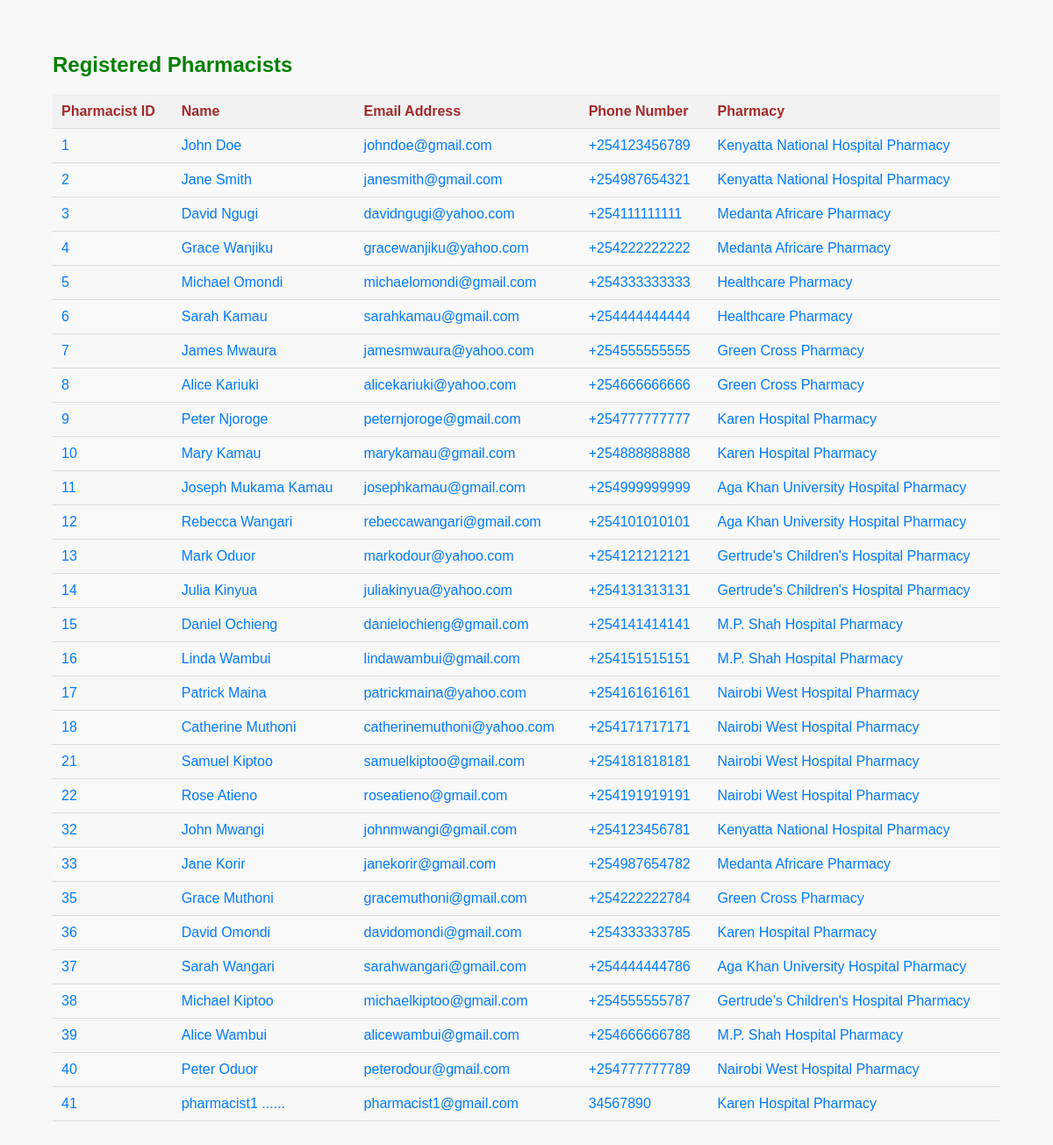
/administrator/registeredPharmacists.php (signed in), run on the app's committed database.
### tables this page shows
CREATE TABLE `pharmacist` (
  `pharmacistId` int(11) NOT NULL,
  `firstName` varchar(128) NOT NULL,
  `lastName` varchar(128) NOT NULL,
  `gender` varchar(32) NOT NULL,
  `emailAddress` varchar(255) NOT NULL,
  `phoneNumber` varchar(20) NOT NULL,
  `passwordHash` varchar(255) NOT NULL,
  `pharmacyId` int(11) DEFAULT NULL
);

CREATE TABLE `pharmacy` (
  `pharmacyId` int(11) NOT NULL,
  `name` varchar(255) NOT NULL,
  `location` varchar(255) NOT NULL,
  `emailAddress` varchar(255) NOT NULL,
  `phoneNumber` varchar(20) NOT NULL
);

### configuration.php (called while the page is built)
<?php
$config = [
	'db_host' => 'localhost',
	'db_username' => 'root',
	'db_password' => '',
	'db_name' => 'drug_dispenser'
];
?>

### database.php (called while the page is built, shortened)
<?php
class Database {
	private $host;
	private $username;
	private $password;
	private $database;
	private $connection;
	public function __construct() {
		require_once 'configuration.php';
		$this->host = $config['db_host'];
		$this->username = $config['db_username'];
		$this->password = $config['db_password'];
		$this->database = $config['db_name'];
	}
	private function connect() {
		$this->connection = new mysqli($this->host, $this->username, $this->password, $this->database);
	}
	public function queryData($query, $values) {
		if (count($values) > 0) {
			$statement = $this->connection->prepare($query);
			$statement->bind_param(str_repeat('s', count($values)), ...$values);
			$statement->execute();
			$result = $statement->get_result();
			$rows = $result->fetch_all(MYSQLI_ASSOC);
			$statement->close();
		} else {
			$result = $this->connection->query($query);
			$rows = $result->fetch_all(MYSQLI_ASSOC);
		}
		return $rows;
	}
}
?>

### administrator/registeredPharmacists.php (the view, shortened to what this page needs)
<!DOCTYPE html>
<html>
<head>
    <link rel="stylesheet" type="text/css" href="styles.css">
</head>
<body>
    <div class="container">
        <h2>Registered Pharmacists</h2>
        <table>
            <thead>
		<tr>
                    <th>Pharmacist ID</th>
                    <th>Name</th>
                    <th>Email Address</th>
                    <th>Phone Number</th>
                    <th>Pharmacy</th>
                </tr>
            </thead>
            <tbody>
                <?php
                require_once '../database.php';
                $db = new Database();
		$query = "SELECT p.*, ph.name AS pharmacy_name, ph.pharmacyId FROM pharmacist p " .
			"INNER JOIN pharmacy ph ON p.pharmacyId = ph.pharmacyId";
                $pharmacists = $db->queryData($query, []);
                foreach ($pharmacists as $pharmacist) {
                    $pharmacistId = $pharmacist['pharmacistId'];
                    $pharmacyId = $pharmacist['pharmacyId'];
                    $firstName = $pharmacist['firstName'];
                    $lastName = $pharmacist['lastName'];
                    $emailAddress = $pharmacist['emailAddress'];
                    $phoneNumber = $pharmacist['phoneNumber'];
                    $pharmacyName = $pharmacist['pharmacy_name'];
                ?>
                <tr>
		    <td>
		    <a href="../profiles/pharmacistProfile.php?pharmacistId=<?php echo $pharmacistId; ?>">
		    <?php echo $pharmacistId; ?>
		    </a>
		    </td>
		    <td>
		    <a href="../profiles/pharmacistProfile.php?pharmacistId=<?php echo $pharmacistId; ?>">
		    <?php echo $firstName . ' ' . $lastName; ?>
		    </a>
		    </td>
		    <td>
		    <a href="mailto:<?php echo $emailAddress; ?>"><?php echo $emailAddress; ?>
		    </a>
		    </td>
		    <td>
		    <a href="tel:<?php echo $phoneNumber; ?>">
		    <?php echo $phoneNumber; ?>
		    </a>
		    </td>
		    <td>
		    <a href="../profiles/pharmacyProfile.php?pharmacyId=<?php echo $pharmacyId; ?>">
		    <?php echo $pharmacyName; ?>
		    </td>
                </tr>
                <?php
                }
                ?>
            </tbody>
        </table>
    </div>
</body>
</html>

### administrator/styles.css (style rules this page uses)
body { font-family: Arial, sans-serif; margin: 0; background-color: #f8f8f8; padding: 0; }
.container { max-width: 90%; width: 90%; margin: 20px auto; padding: 20px; background-color: #f8f8f8; border-radius: 5px; }
h2 { color: green; }
table { width: 100%; border-collapse: collapse; }
th, td { padding: 10px; text-align: left; border-bottom: 1px solid #ddd; }
th { color: brown; }
th { background-color: #f2f2f2; }
tr:nth-child(even) { background-color: #f9f9f9; }
td a { text-decoration: none; color: #007bff; transition: color 0.3s; }

### data on the page
pharmacist: pharmacistId "1", firstName "John", lastName "Doe", emailAddress "johndoe@gmail.com", phoneNumber "+254123456789", pharmacyId.name "Kenyatta National Hospital Pharmacy"
pharmacist: pharmacistId "2", firstName "Jane", lastName "Smith", emailAddress "janesmith@gmail.com", phoneNumber "+254987654321", pharmacyId.name "Kenyatta National Hospital Pharmacy"
pharmacist: pharmacistId "3", firstName "David", lastName "Ngugi", emailAddress "davidngugi@yahoo.com", phoneNumber "+254111111111", pharmacyId.name "Medanta Africare Pharmacy"
pharmacist: pharmacistId "4", firstName "Grace", lastName "Wanjiku", emailAddress "gracewanjiku@yahoo.com", phoneNumber "+254222222222", pharmacyId.name "Medanta Africare Pharmacy"
pharmacist: pharmacistId "5", firstName "Michael", lastName "Omondi", emailAddress "michaelomondi@gmail.com", phoneNumber "+254333333333", pharmacyId.name "Healthcare Pharmacy"
pharmacist: pharmacistId "6", firstName "Sarah", lastName "Kamau", emailAddress "sarahkamau@gmail.com", phoneNumber "+254444444444", pharmacyId.name "Healthcare Pharmacy"
pharmacist: pharmacistId "7", firstName "James", lastName "Mwaura", emailAddress "jamesmwaura@yahoo.com", phoneNumber "+254555555555", pharmacyId.name "Green Cross Pharmacy"
pharmacist: pharmacistId "8", firstName "Alice", lastName "Kariuki", emailAddress "alicekariuki@yahoo.com", phoneNumber "+254666666666", pharmacyId.name "Green Cross Pharmacy"
pharmacist: pharmacistId "9", firstName "Peter", lastName "Njoroge", emailAddress "peternjoroge@gmail.com", phoneNumber "+254777777777", pharmacyId.name "Karen Hospital Pharmacy"
pharmacist: pharmacistId "10", firstName "Mary", lastName "Kamau", emailAddress "marykamau@gmail.com", phoneNumber "+254888888888", pharmacyId.name "Karen Hospital Pharmacy"
pharmacist: pharmacistId "11", firstName "Joseph Mukama", lastName "Kamau", emailAddress "josephkamau@gmail.com", phoneNumber "+254999999999", pharmacyId.name "Aga Khan University Hospital Pharmacy"
pharmacist: pharmacistId "12", firstName "Rebecca", lastName "Wangari", emailAddress "rebeccawangari@gmail.com", phoneNumber "+254101010101", pharmacyId.name "Aga Khan University Hospital Pharmacy"
pharmacist: pharmacistId "13", firstName "Mark", lastName "Oduor", emailAddress "markodour@yahoo.com", phoneNumber "+254121212121", pharmacyId.name "Gertrude's Children's Hospital Pharmacy"
pharmacist: pharmacistId "14", firstName "Julia", lastName "Kinyua", emailAddress "juliakinyua@yahoo.com", phoneNumber "+254131313131", pharmacyId.name "Gertrude's Children's Hospital Pharmacy"
pharmacist: pharmacistId "15", firstName "Daniel", lastName "Ochieng", emailAddress "danielochieng@gmail.com", phoneNumber "+254141414141", pharmacyId.name "M.P. Shah Hospital Pharmacy"
pharmacist: pharmacistId "16", firstName "Linda", lastName "Wambui", emailAddress "lindawambui@gmail.com", phoneNumber "+254151515151", pharmacyId.name "M.P. Shah Hospital Pharmacy"
pharmacist: pharmacistId "17", firstName "Patrick", lastName "Maina", emailAddress "patrickmaina@yahoo.com", phoneNumber "+254161616161", pharmacyId.name "Nairobi West Hospital Pharmacy"
pharmacist: pharmacistId "18", firstName "Catherine", lastName "Muthoni", emailAddress "catherinemuthoni@yahoo.com", phoneNumber "+254171717171", pharmacyId.name "Nairobi West Hospital Pharmacy"
pharmacist: pharmacistId "21", firstName "Samuel", lastName "Kiptoo", emailAddress "samuelkiptoo@gmail.com", phoneNumber "+254181818181", pharmacyId.name "Nairobi West Hospital Pharmacy"
pharmacist: pharmacistId "22", firstName "Rose", lastName "Atieno", emailAddress "roseatieno@gmail.com", phoneNumber "+254191919191", pharmacyId.name "Nairobi West Hospital Pharmacy"
pharmacist: pharmacistId "32", firstName "John", lastName "Mwangi", emailAddress "johnmwangi@gmail.com", phoneNumber "+254123456781", pharmacyId.name "Kenyatta National Hospital Pharmacy"
pharmacist: pharmacistId "33", firstName "Jane", lastName "Korir", emailAddress "janekorir@gmail.com", phoneNumber "+254987654782", pharmacyId.name "Medanta Africare Pharmacy"
pharmacist: pharmacistId "35", firstName "Grace", lastName "Muthoni", emailAddress "gracemuthoni@gmail.com", phoneNumber "+254222222784", pharmacyId.name "Green Cross Pharmacy"
pharmacist: pharmacistId "36", firstName "David", lastName "Omondi", emailAddress "davidomondi@gmail.com", phoneNumber "+254333333785", pharmacyId.name "Karen Hospital Pharmacy"
pharmacist: pharmacistId "37", firstName "Sarah", lastName "Wangari", emailAddress "sarahwangari@gmail.com", phoneNumber "+254444444786", pharmacyId.name "Aga Khan University Hospital Pharmacy"
pharmacist: pharmacistId "38", firstName "Michael", lastName "Kiptoo", emailAddress "michaelkiptoo@gmail.com", phoneNumber "+254555555787", pharmacyId.name "Gertrude's Children's Hospital Pharmacy"
pharmacist: pharmacistId "39", firstName "Alice", lastName "Wambui", emailAddress "alicewambui@gmail.com", phoneNumber "+254666666788", pharmacyId.name "M.P. Shah Hospital Pharmacy"
pharmacist: pharmacistId "40", firstName "Peter", lastName "Oduor", emailAddress "peterodour@gmail.com", phoneNumber "+254777777789", pharmacyId.name "Nairobi West Hospital Pharmacy"
pharmacist: pharmacistId "41", firstName "pharmacist1", lastName "......", emailAddress "pharmacist1@gmail.com", phoneNumber "34567890", pharmacyId.name "Karen Hospital Pharmacy"
